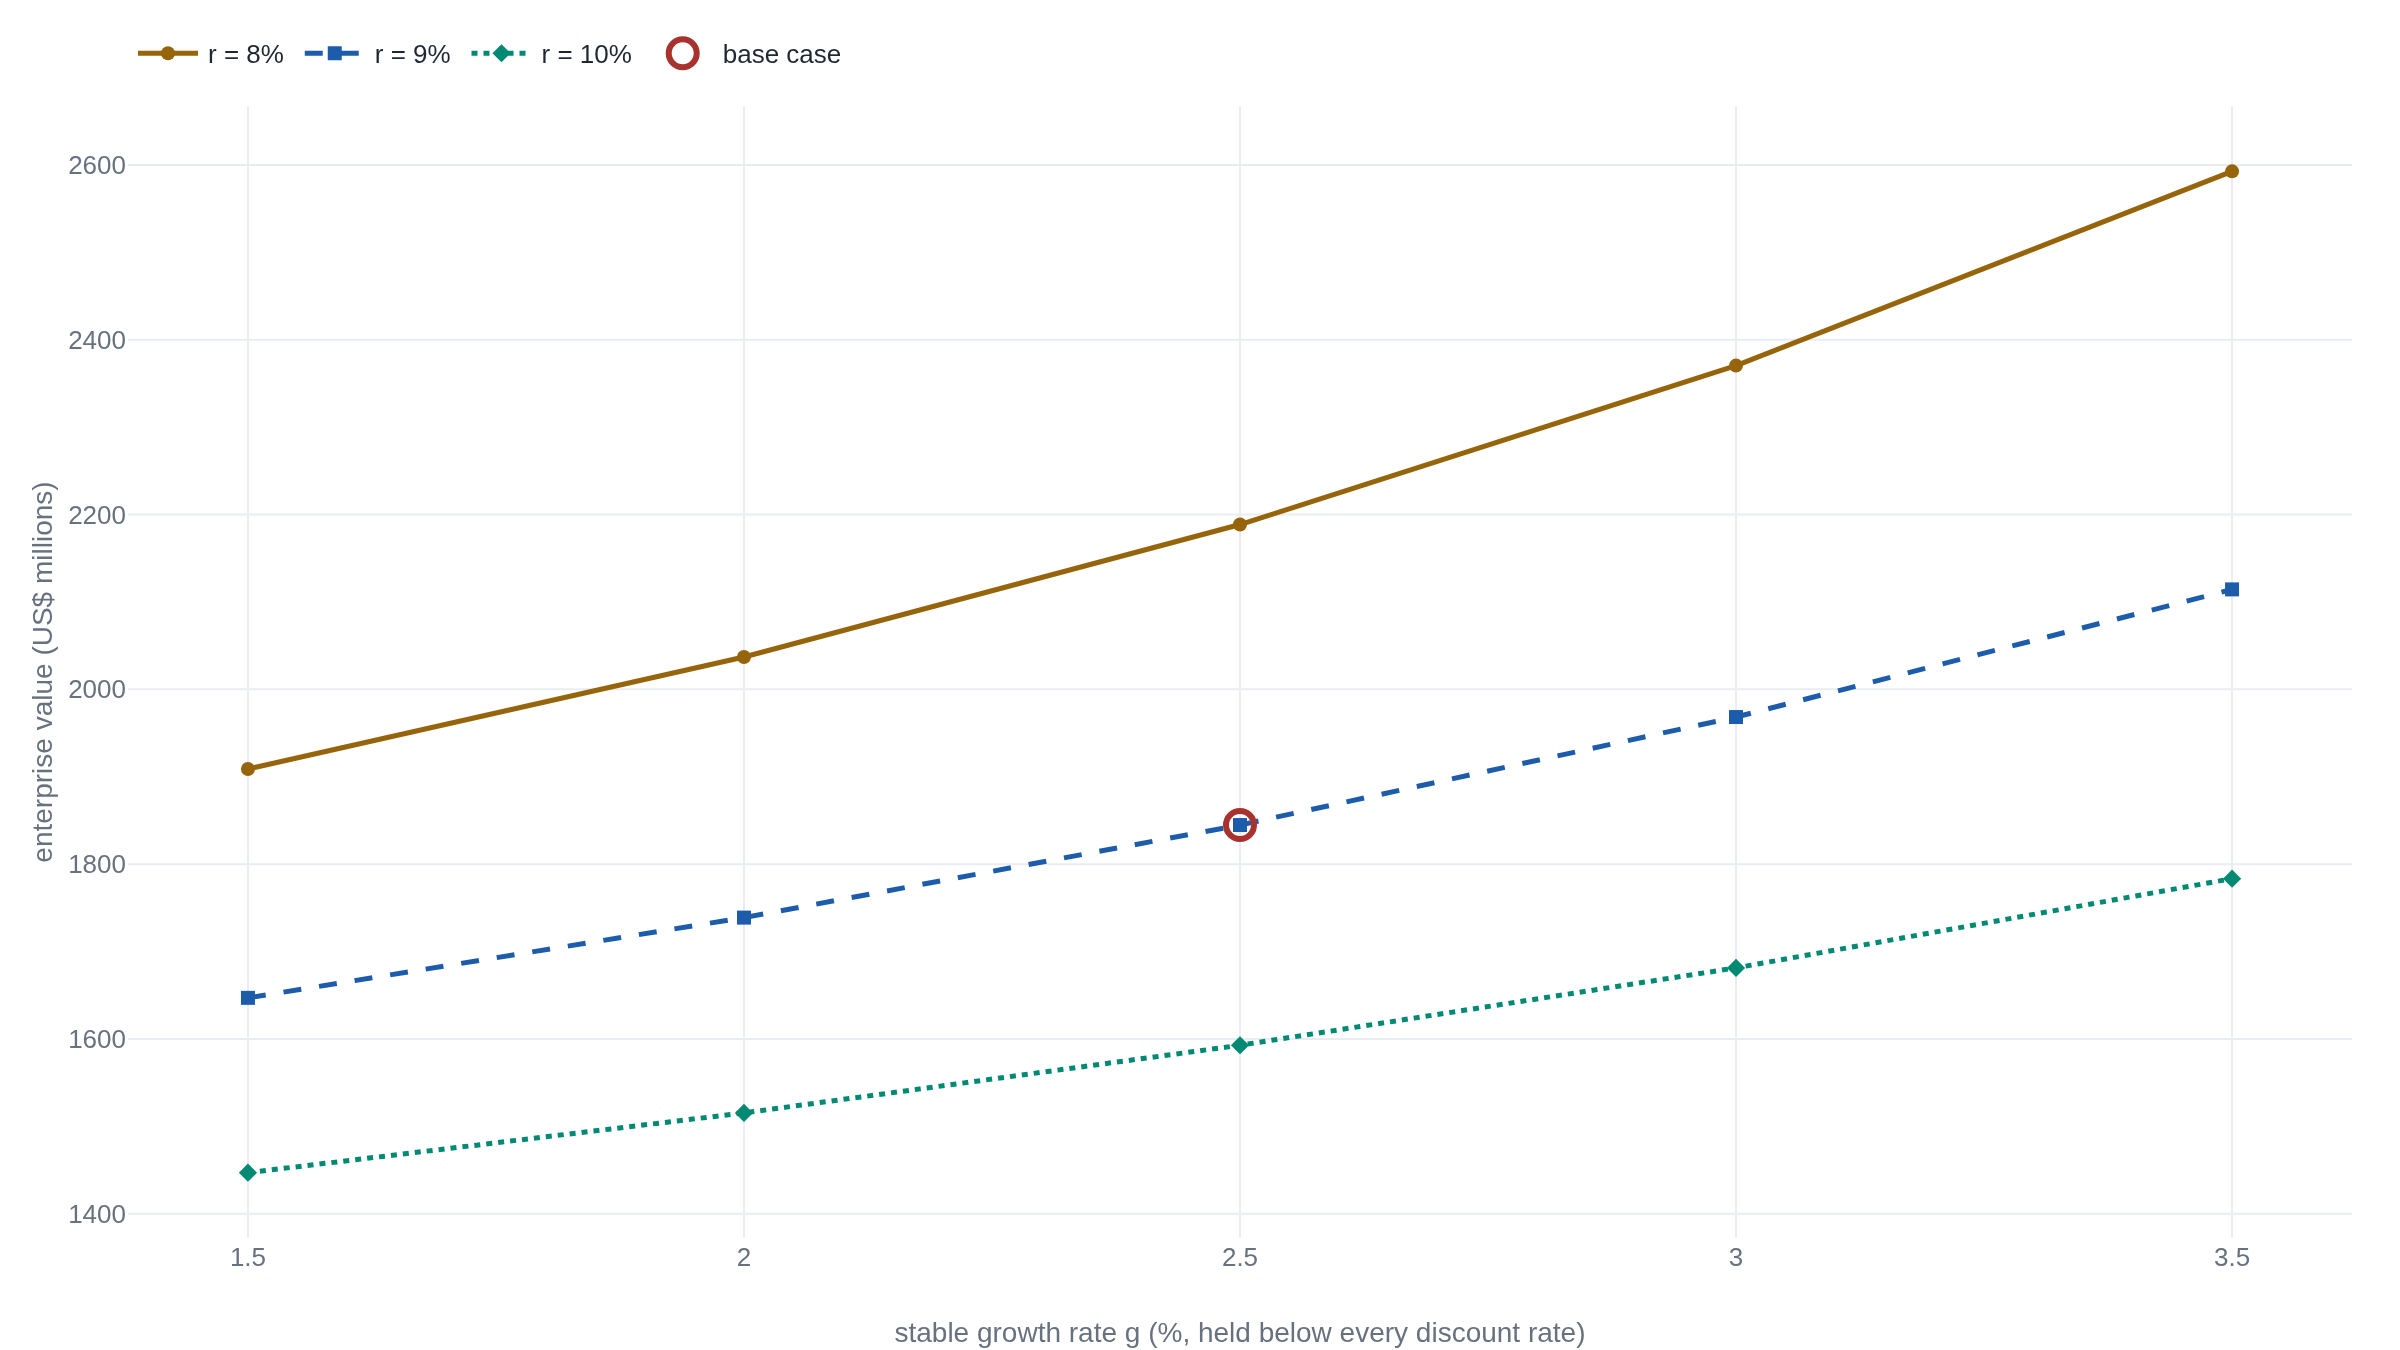

Reproduce this figure in Python.
import plotly.graph_objects as go

# This lesson's own computation on the illustrative firm (not a real company).
# Free cash flow to the firm of $100M in year 1, growing 8%/yr for a five-year
# explicit forecast, discounted at r, then capped with a stable-growth terminal
# value TV_5 = FCFF_5*(1+g)/(r-g). Enterprise value = PV(explicit) + PV(TV_5).
# The explicit forecast is identical across every point; only r and g move, so
# the whole spread below is the terminal value re-priced.
fcff = [100 * 1.08 ** i for i in range(5)]  # years 1..5: 100, 108, ... 136.05


def enterprise_value(r, g):
    pv_explicit = sum(cf / (1 + r) ** (t + 1) for t, cf in enumerate(fcff))
    tv5 = fcff[-1] * (1 + g) / (r - g)
    pv_tv = tv5 / (1 + r) ** 5
    return pv_explicit + pv_tv


g_grid = [0.015, 0.020, 0.025, 0.030, 0.035]
g_pct = [g * 100 for g in g_grid]
discount_rates = [0.08, 0.09, 0.10]

fig = go.Figure()
for r in discount_rates:
    fig.add_trace(
        go.Scatter(
            name=f"r = {int(r * 100)}%",
            x=g_pct,
            y=[enterprise_value(r, g) for g in g_grid],
            mode="lines+markers",
        )
    )

# Mark the base case (r = 9%, g = 2.5%): enterprise value ~ $1,845M.
fig.add_trace(
    go.Scatter(
        name="base case",
        x=[2.5],
        y=[enterprise_value(0.09, 0.025)],
        mode="markers",
        marker=dict(size=14, symbol="circle-open", line=dict(width=3)),
    )
)

fig.update_layout(
    xaxis_title="stable growth rate g (%, held below every discount rate)",
    yaxis_title="enterprise value (US$ millions)",
)
